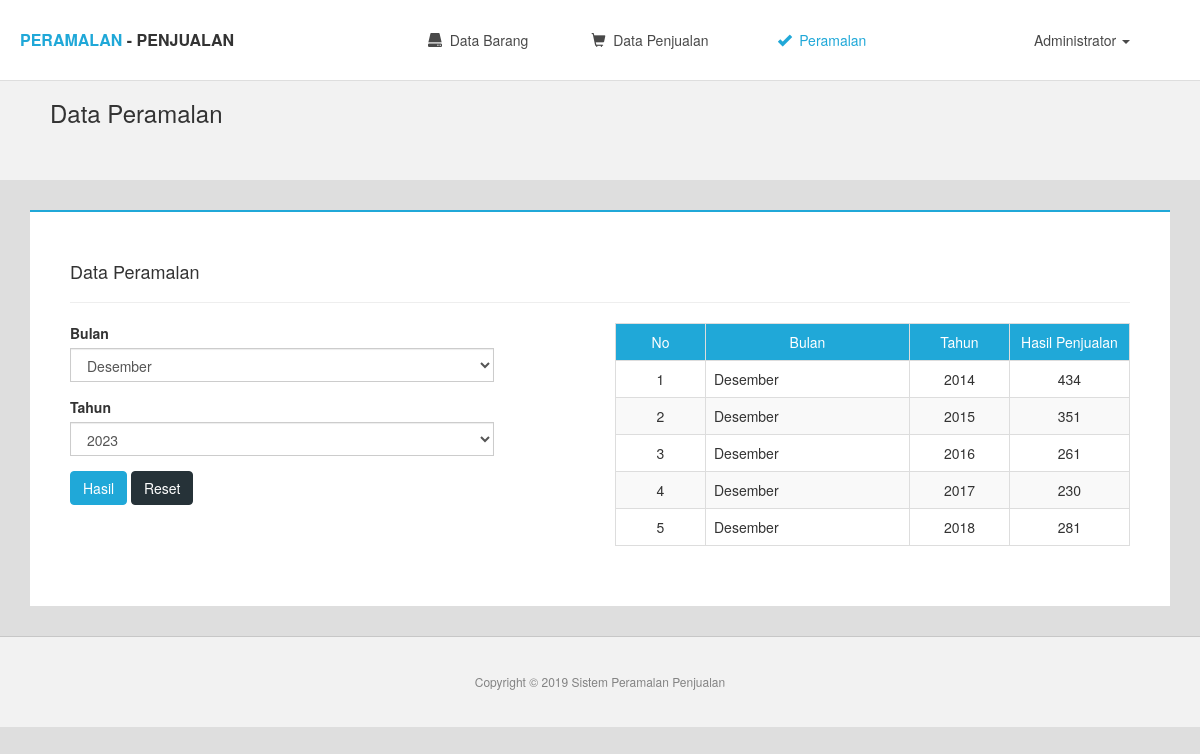
The page /home.php?r=peramalan (signed in) on the database its author committed.
### tables this page shows
CREATE TABLE `penjualan` (
  `id` int(11) NOT NULL,
  `kode_barang` varchar(5) NOT NULL,
  `nama_barang` varchar(50) NOT NULL,
  `jumlah` int(11) NOT NULL,
  `bulan` varchar(10) NOT NULL,
  `tahun` varchar(4) NOT NULL
);

### pages/peramalan/peramalan.php (the view, shortened to what this page needs)
<div class="breadcrum-custom">
       <h3>Data Peramalan</h3>
    </div>
<section class="content">
  <div class="container">
    <h4 style="">Data Peramalan </h4>
    <hr>
    <div class="row">
      <div class="col-md-5 col-sm-12 col-xs-12">
        <form action="proses/peramalan.php" method="POST">
        <div class="form-group">
          <label for="bulan">Bulan</label>
          <select name="bulan" class="form-control">
              <option value="desember">Desember</option>
          </select>
        </div>
        <div class="form-group">
          <label for="tahun">Tahun</label>
          <select name="tahun" class="form-control">
            <?php  for ($i=date('Y')+2; $i>date('Y')-5 ; $i--) { ?>
              <option value="<?=$i ?>"><?=$i  ?></option>
            <?php  } ?>
          </select>
        </div>
        <button class="btn btn-primary" type="submit" name="ramal">Hasil</button>
        <a href="proses/peramalan.php" class="btn btn-danger">Reset</a>
      </form>
      <br><br>
      </div>
  <div class="col col-md-1"></div>
      <div class="col col-md-6">
         <table class="table table-bordered table-striped">
            <tr style="background: #20a8d8;color: white;text-align: center;">
              <td>No</td>
              <td>Bulan</td>
              <td>Tahun</td>
              <td>Hasil Penjualan</td>
            </tr>
            <?php
            include "config/koneksi.php";
            $no=1;
              $query = mysqli_query($konek,"SELECT  * FROM penjualan");
              while ($data = mysqli_fetch_array($query)) { ?>
              <tr>
                <td width="90"> <center><?=$no++  ?></center></td>
                <td><?=ucwords($data['bulan'])  ?></td>
                <td width="100"><center><?=$data['tahun']  ?></center></td>
                <td width="120"><center><?=$data['jumlah']  ?></center></td>
              </tr>
              <?php } ?>
          </table>
      </div>
    </div>
  </div>
</section>

### home.php (shortened to what this page needs)
<!DOCTYPE html>
<html lang="en">
  <head>
    <link href="assets/bootstrap/css/bootstrap.css" rel="stylesheet">
    <link rel="stylesheet" href="assets/data-tables/dataTables.bootstrap.css">
    <link rel="stylesheet" href="assets/style.css">
  </head>
  <body>
    <nav class="hidden-xs hidden-sm ">
      <div class="logo"><span class="p-blue">PERAMALAN</span> - PENJUALAN</div>
      <div class="dropdown dropdown-custom">
        <a href="#" class="dropdown-toggle" data-toggle="dropdown" role="button" aria-haspopup="true" aria-expanded="false">Administrator <span class="caret"></span></a>
      </div>
      <div class="menu">
        <ul style="margin-bottom: 0px !important">
          <li>
            <a href="home.php?r=data-barang" class="
            <?php echo $_GET['r']=="data-barang" ? "p-blue" : $_GET['r']=="" ? "p-blue": $_GET['r']=="tambah-barang" ? "p-blue": $_GET['r']=="ubah-barang" ? "p-blue": ""  ?>">
              <i class="glyphicon glyphicon-hdd"></i> &nbsp;Data Barang</a>
          </li>
          <li>
            <a href="home.php?r=data-penjualan" class="<?php echo $_GET['r']=="data-penjualan" ? "p-blue" : $_GET['r']=="tambah-penjualan" ? "p-blue": $_GET['r']=="ubah-penjualan" ? "p-blue": ""  ?>">
              <i class="glyphicon glyphicon-shopping-cart"></i> &nbsp;Data Penjualan
            </a>
          </li>
          <li>
            <a href="home.php?r=peramalan" class="<?php echo $_GET['r']=="peramalan" ? "p-blue" : "" ?>">
              <i  class="glyphicon glyphicon-ok"></i>&nbsp; Peramalan
            </a>
          </li>
        </ul>
      </div>
    </nav>
  <?php include "routes.php"; ?>
<footer>
   Copyright &copy; 2019 Sistem Peramalan Penjualan
</footer>
  </body>
</html>

### routes.php (shortened to what this page needs)
<?php
	if(isset($_GET['r'])){
		switch ($_GET['r']) {
			case 'peramalan':
				include "pages/peramalan/peramalan.php";
				break;
		}
	}else{
		include "pages/barang/data_barang.php";
	}
 ?>

### assets/style.css (style rules this page uses)
body { background: #DEDEDE; }
a { color: #20a8d8; }
nav { width: 100%; display: inline-block; line-height: 80px; background: white; border-bottom: 1px solid #DEDEDE; }
.logo { margin-left: 20px; font-size: 12pt; float: left; font-weight: bolder; }
nav .menu ul { margin-right: 80px; float: right; display: inline; width: 50%; }
nav .menu ul li { text-align: center; display: inline-block; width: 30%; line-height: 80px; }
nav .menu ul li a { height: 40px; color: #494949; }
nav .dropdown-custom { float: right; margin-right: 70px; }
nav .dropdown-custom a { border: none !important; color: #494949; }
.breadcrum-custom { background: #F2F2F2; height: 100px; padding: 20px 0px 20px 50px; margin-top: -5px }
.breadcrum-custom h3 { margin-top: 0px; }
.content { margin-top: 30px; }
.content .container { padding: 40px; border-top: 2.5px solid #20a8d8; width: 95% !important; background: white; }
footer { margin-top: 30px; width: 100%; display: inline-block; line-height: 90px; background: #F2F2F2; text-align: center; font-size: 9pt; color: #838383; border-top: 1px solid #C7C7C7; }
.btn-primary { background: #20a8d8; border-color: #20a8d8; }
.btn-danger { background: #263238; border-color: #263238; }
.p-blue { color: #20a8d8 !important; }
.form-control { border-radius: 0px !important; }

### rows shown on the page
penjualan: bulan "Desember", tahun "2014", jumlah "434"
penjualan: bulan "Desember", tahun "2015", jumlah "351"
penjualan: bulan "Desember", tahun "2016", jumlah "261"
penjualan: bulan "Desember", tahun "2017", jumlah "230"
penjualan: bulan "Desember", tahun "2018", jumlah "281"

### other values the page prints
form field tahun "2023"
